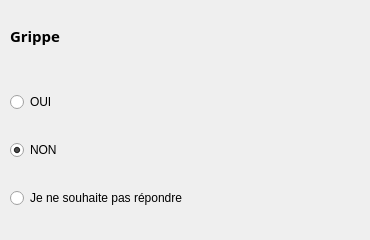
                           <widget class="QWidget" name="widget_126" native="true">
                            <widget class="QLabel" name="label_97">
                             <property name="geometry">
                              <rect>
                               <x>10</x>
                               <y>10</y>
                               <width>351</width>
                               <height>51</height>
                              </rect>
                             </property>
                             <property name="font">
                              <font>
                               <family>Noto Sans</family>
                               <pointsize>11</pointsize>
                               <weight>75</weight>
                               <bold>true</bold>
                              </font>
                             </property>
                             <property name="text">
                              <string>Grippe</string>
                             </property>
                            </widget>
                            <widget class="QWidget" name="widget_127" native="true">
                             <property name="geometry">
                              <rect>
                               <x>10</x>
                               <y>70</y>
                               <width>351</width>
                               <height>161</height>
                              </rect>
                             </property>
                             <layout class="QVBoxLayout" name="verticalLayout_94">
                              <item>
                               <widget class="QRadioButton" name="radioButton_175">
                                <property name="text">
                                 <string>OUI</string>
                                </property>
                               </widget>
                              </item>
                              <item>
                               <widget class="QRadioButton" name="radioButton_176">
                                <property name="text">
                                 <string>NON</string>
                                </property>
                                <property name="checked">
                                 <bool>true</bool>
                                </property>
                               </widget>
                              </item>
                              <item>
                               <widget class="QRadioButton" name="radioButton_177">
                                <property name="text">
                                 <string>Je ne souhaite pas répondre</string>
                                </property>
                               </widget>
                              </item>
                             </layout>
                            </widget>
                           </widget>
